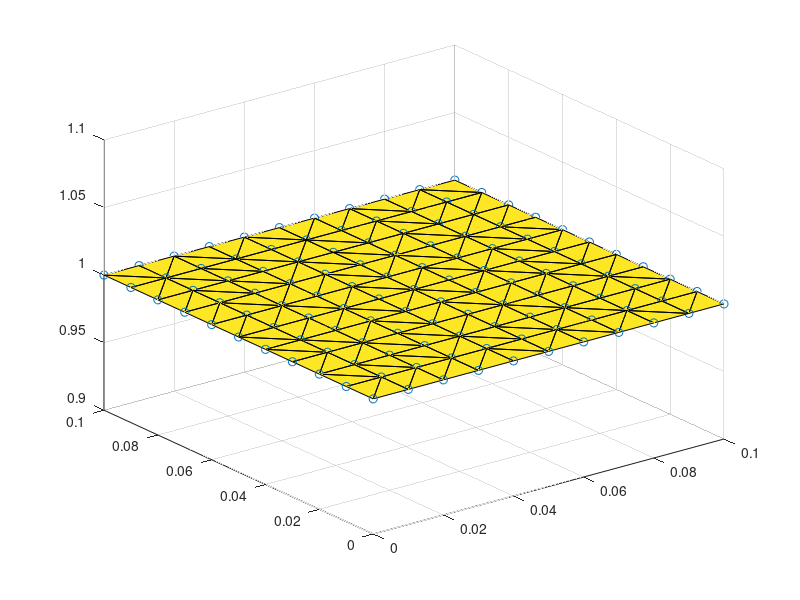

Write MATLAB code to recreate this figure. (Note: this script raises an error after producing the figure.)
%% Driver for square membrane deformed under transverse load problem

clear; close all; clc;
tic;

% Flag to control which element to use
useT6QuadEle = false;

%**************************** Generate Mesh ******************************%

% The dimensions for the square membrane in metres.
xlim = 0.1;
ylim = 0.1;
x_incr = 0.01;
y_incr = 0.01;

x_val = 0:x_incr:xlim;
y_val = 0:y_incr:ylim;
z_val = 1;
[mesh_x,mesh_y,mesh_z] = meshgrid(x_val,y_val,z_val);

% Generate the mesh with 3-node triangles
IEN = delaunay(mesh_x,mesh_y);

% Convert the mesh grid points into transpose(x_ia)
numNodes = numel(mesh_x);

% The node co-ordinates for 3-node triangles
X = [reshape(mesh_x,numNodes,1), reshape(mesh_y,numNodes,1),...
    reshape(mesh_z,numNodes,1)];

if(useT6QuadEle)
    % Convert the mesh to have 6-node triangles
    [IEN,X] = convertToT6Mesh(IEN,X);
    numNodes = size(X,1);
    quadOrder = 2;
else
    quadOrder = 1;
end

trisurf(IEN(:,1:3),X(:,1),X(:,2),X(:,3));
hold on;
scatter3(X(:,1),X(:,2),X(:,3));
hold off;

%****************** Boundary Condition and Meta Arrays *******************%

% Need to know the Global DOF number that has to be constrained. We will
% also constrain the plate to remain stationary in the z-direction

dofPerNode = 3;

% The Boundary condition cell array
BC = cell(1,3);

% Get co-ordinates of all nodes on the sides of the square membrane
constrainedSide1 = X(X(:,2)== 0,:);
constrainedSide2 = X(X(:,1)== xlim,:);
constrainedSide3 = X(X(:,2)== ylim,:);
constrainedSide4 = X(X(:,1)== 0,:);

temp = [constrainedSide1;constrainedSide2;constrainedSide3;...
    constrainedSide4];

% Remove duplicate rows from the matrix temp
temp = sortrows(temp);
difference = abs(diff([temp;[NaN,NaN,NaN]]));
temp = temp(sum(difference,2)~=0,:);
temp = repmat(temp,[3,1]); % The points to be constrained
BC{1,1} = temp;
BC{1,2} = [ones(size(temp,1)/3,1);2*ones(size(temp,1)/3,1);...
    3*ones(size(temp,1)/3,1)];% The direction to be constrained (z)    
BC{1,3} = zeros(size(BC{1,1},1),1); % Constraint value (0)

prescribedDOF = getBCmatrix(BC,X);

% Generate ID matrix
ID = zeros(numNodes*dofPerNode,2);
ID(:,1) = 1:numNodes*dofPerNode;

unknownDOFs = (1:numNodes*dofPerNode).';
unknownDOFs(prescribedDOF(:,1)) = [];

globalEqNum = 1;
for i = 1:numel(unknownDOFs)
    ID(unknownDOFs(i),2) = globalEqNum;
    globalEqNum = globalEqNum + 1;
end

%************************ Set problem parameters *************************%

% External transverse load in N/m^2
f_max = 1000;
deltaF = 10;
f_steps = f_max/deltaF;

% Thickness of the membrane in metres
H = 0.001*ones(size(IEN,1),1);

% The thickness stretch
L = 0.5*ones(size(IEN,1),1);
L_orig = L;

% Elastic constants in N/m^2
lambda = 4*10^6;
mu = 4*10^4;

%****************************** Assembly *****************************%

% Back-up original configuration
H_orig = H;
X_orig = X;

% Calculate initial guess for displacement in z-direction.
% We are taking advantage of features peculiar to mesh geometry when using
% reshape()
xtemp = reshape(X(:,1),sqrt(numNodes),sqrt(numNodes));
ytemp = reshape(X(:,2),sqrt(numNodes),sqrt(numNodes));
u_z = 10^(-2)*xlim*(sin(xtemp*pi/xlim)+sin(ytemp*pi/ylim));
u_z = reshape(u_z,numNodes,1);

% Set x and y components of displacement to 0
u = [zeros(numNodes,2),u_z];

% Apply boundary condition u_z = 0 on the nodes on sides of the square.
rowCol = [ceil(prescribedDOF(:,1)/3),mod(prescribedDOF(:,1),3)];
rowCol(rowCol==0) = 3;
for i=1:size(rowCol,1)
    u(rowCol(i,1),rowCol(i,2)) = prescribedDOF(i,2);
end

% Prepare for passing to assembly function
X = reshape(X.',[dofPerNode*numNodes,1]);
u = reshape(u.',[dofPerNode*numNodes,1]);

% Calculate initial guess for deformed configuration
x = X + u;

tol = norm(mu)*norm(H)*10^(-12);
u_max = zeros(f_steps,1);
f_inc = zeros(f_steps,1);
for i=1:f_steps
    % Increment the force
    f = [0;0;i*deltaF];
    
    % Newton Iterations
    maxIter = 100;
    while(1)
        if(useT6QuadEle)
            [W,r,kiakb,L] = assemblyT6Quad(X,x,H,f,quadOrder,lambda,mu,...
                IEN,ID,L_orig);
        else
            [W,r,kiakb,L] = assemblyT3Lin(X,x,H,f,quadOrder,lambda,mu,...
                IEN,ID,L_orig);
        end
        %kiakb = sparse(kiakb);
        u_Newton = -kiakb\r;
        if(norm(r) < tol)
            fprintf('Converged. Norm(r) : %17.16f\n',norm(r));
            break;
        end
        if(norm(u_Newton) < eps*10)
            fprintf('Newton update is very small: %17.16f\n',...
                norm(u_Newton));
            break;
        end
        if(maxIter < 0)
            fprintf('Maximum iterations exceeded.\n');
            break;
        end
        maxIter = maxIter - 1;
        x(unknownDOFs) = x(unknownDOFs) + u_Newton;
    end
    fprintf(['Iterations: %d norm(r): %17.16f norm(u_Newton): ',...
        '%17.16f\n'],100-maxIter,norm(r),norm(u_Newton));
    
    % Caculate displacement
    u = x - X;
    u_max(i) = max(abs(u)); % Maximum deflection
    f_inc(i) = norm(f);
end
toc;

%************************** Plot the results *****************************%
figure(1)
plot(f_inc,u_max);
xlabel('Force (N)');
ylabel('Maximum deflection (m)');
title('Force vs. Deflection Curve');

dim = 3;
figure(2);
x = reshape(x,[dim,numNodes]);
surf(xtemp,ytemp,reshape(x(3,:),size(xtemp,1),[]));